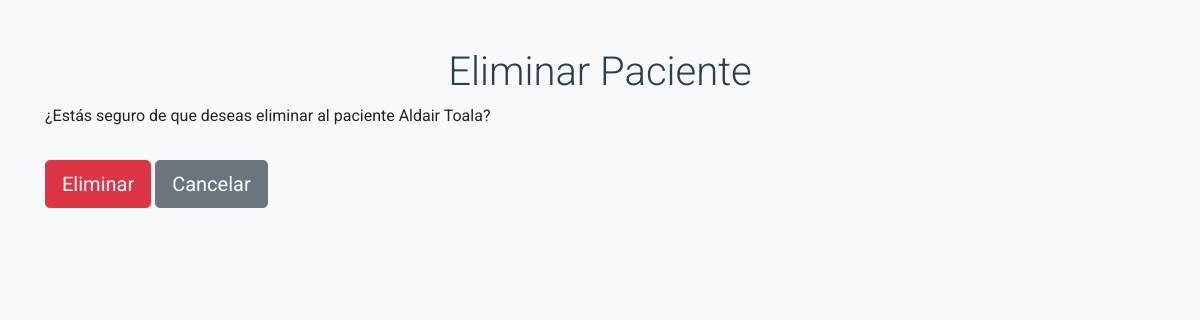
The page /pacientes/3/eliminar/ on the database as committed earlier.
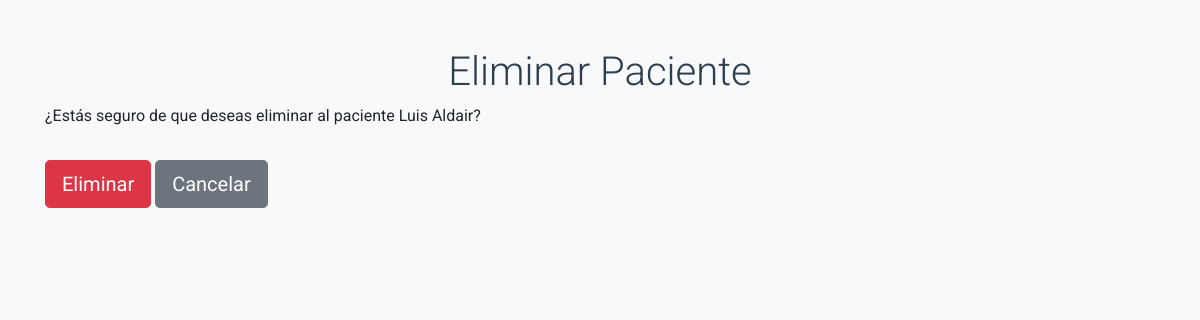
The same page on the database as committed later.
### core/models.py (models this page shows, shortened)
class Paciente(models.Model):
    nombre = models.CharField(max_length=100)
    edad = models.IntegerField()
    direccion = models.CharField(max_length=255)

### core/views.py (the view)
# urls.py: path('pacientes/<int:pk>/eliminar/', views.eliminar_paciente, name='eliminar_paciente'),
def eliminar_paciente(request, pk):
    paciente = get_object_or_404(Paciente, pk=pk)
    if request.method == 'POST':
        paciente.delete()
        return redirect('lista_pacientes')
    return render(request, 'core/eliminar_paciente.html', {'paciente': paciente})

### core/templates/core/eliminar_paciente.html (shortened to what this page needs)
{% load static %}
<!DOCTYPE html>
<html>
<head>
    <link href="https://maxcdn.bootstrapcdn.com/bootstrap/4.0.0/css/bootstrap.min.css" rel="stylesheet">
    <link href="{% static 'core/styles.css' %}" rel="stylesheet">
</head>
<body>
    <div class="container mt-5">
        <h1 class="display-4 text-center">Eliminar Paciente</h1>
        <p>¿Estás seguro de que deseas eliminar al paciente {{ paciente.nombre }}?</p>
        <form method="post" class="mt-3">
            <button type="submit" class="btn btn-danger btn-lg mt-3">Eliminar</button>
            <a href="{% url 'detalle_paciente' paciente.pk %}" class="btn btn-secondary btn-lg mt-3">Cancelar</a>
        </form>
    </div>
</body>
</html>

Rows that differ between the two databases and show on the page:
changed Paciente: nombre "Aldair Toala" → "Luis Aldair"
